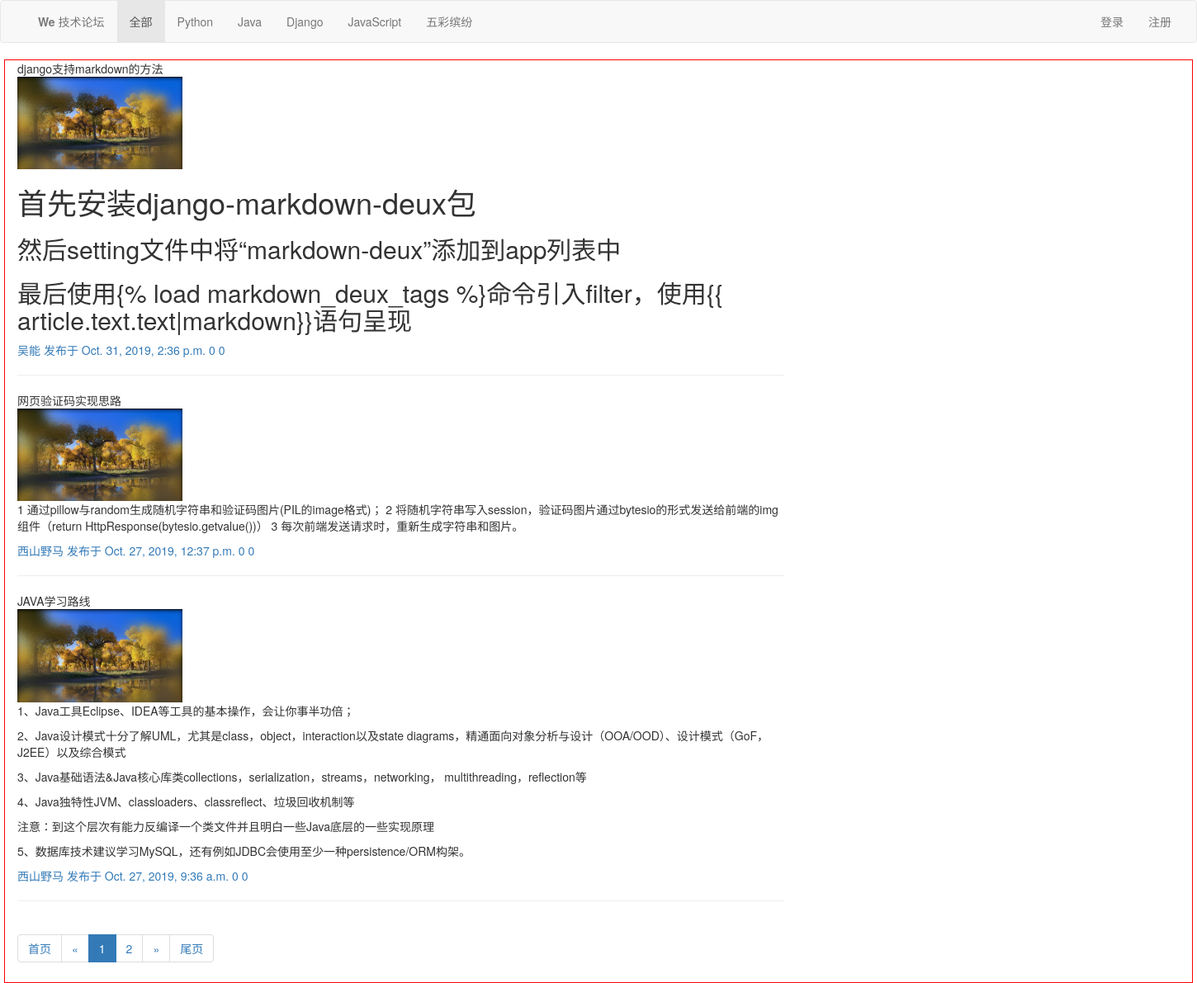
The app's page /index/ with its own data.
### repository/models.py (models this page shows, shortened)
class Article(models.Model):
	article_type = [(1,"Python"),(2,"Java"),(3,"Django"),(4,"JavaScript"),(5,"五彩缤纷")]
	title = models.CharField(max_length=255,verbose_name='文章标题')
	author = models.ForeignKey(to=User,on_delete=models.CASCADE,verbose_name="作者")
	summary = models.TextField(verbose_name='文字简介')
	ctime = models.DateTimeField(auto_now_add=True,verbose_name="创建时间")
	text = models.OneToOneField(to=ArticleDetial,on_delete=models.CASCADE,verbose_name="文章正文")
	type_id = models.IntegerField(verbose_name='文章类型',choices=article_type,)
	class Meta:
		verbose_name_plural = '文章列表'

class User(models.Model):
	uid = models.AutoField(primary_key=True,verbose_name="用户id")
	account = models.CharField(max_length=128,verbose_name='用户名',unique=True)
	username = models.CharField(max_length=25,verbose_name="用户昵称")
	pwd = models.CharField(max_length=32,verbose_name="密码")
	email = models.EmailField(max_length=255,verbose_name="邮箱")
	img = models.ImageField(upload_to='static/user_img')
	class Meta:
		verbose_name_plural = "用户信息"

class ArticleDetial(models.Model):
	text = models.TextField(verbose_name="文章正文")
	class Meta:
		verbose_name_plural = '文章正文'

### web/views.py (the view)
# urls.py: path('index/', views.index),
def index(request,*args,**kwargs):
	article_type = models.Article.article_type#获取数据库中文章类型
	if kwargs.get('type_id'):
		base_url = reverse('index',kwargs=kwargs)
	else:
		base_url = '/index/'
	article_obj = models.Article.objects.all().filter(**kwargs).order_by('-id')
	try:
		current_page = int(request.GET.get('page_num'))
	except:
		current_page = 1
	pag_obj = CustomPaginate(current_page,3,article_obj,3)
	if current_page in pag_obj.page_range:
		pass
	else:
		if current_page>pag_obj.num_pages:
			current_page = pag_obj.num_pages
		else:
			current_page = 1
	article_list = pag_obj.page(current_page)
	if 'is_login' in request.session and request.session['is_login']==True:
		account = request.session['account']
	return render(request,'index.html',locals())

### web/views.py (called while the page is built, shortened)
	def per_page_range(self):
		if self.num_pages < self.per_page_num:
			return range(1,self.num_pages+1)

### templates/index.html (shortened to what this page needs)
<!DOCTYPE html>
<html lang="en">
<head>
    <link rel="stylesheet" href="/static/plugins/bootstrap-3.3.7-dist/css/bootstrap.css">
</head>
<body>
{% load markdown_deux_tags %}
{% include 'header.html' %}
<div class="container center-block" style="border: 1px solid red;width: 1440px">
    <div class="row">
        <div class="col-sm-8">
            {% for article in article_list %}
                <div class="article_box">
                    <div class="article_title">{{article.title}}</div>
                    <div class="article_title"><img src="/{{article.author.img}}" alt="" style="max-width: 200px"><span class="article_detail">{{ article.text.text|markdown}}</span></div>
                    <a class="article_author" href="{% url "blog" blog=article.author.account %}">{{ article.author.username }}</a>
                    <a class="article_ctime">发布于 {{ article.ctime }}</a>
                    <a class="article_ctime">{{ article.comment_set.count }}</a>
                    <a class="article_ctime">{{ article.perference_set.count }}</a>
                    <hr>
                </div>
            {% endfor %}
            <nav aria-label="Page navigation">
                <ul class="pagination">
                    <li><a href="{{ base_url }}?page_num=1">首页</a></li>
                    <li>
                        {% if article_list.has_previous %}
                            <a href="{{ base_url }}?page_num={{ article_list.previous_page_number }}" aria-label="Previous"><span aria-hidden="true">&laquo;</span></a>
                        {% else %}
                            <a href="#" aria-label="Previous"><span aria-hidden="true">&laquo;</span></a>
                        {% endif %}
                    </li>
                    {% for i in pag_obj.per_page_range %}
                        {% if current_page == i %}
                            <li class="active"><a href="{{ base_url }}?page_num={{ i }}" >{{ i }}</a></li>
                        {% else %}
                            <li><a href="{{ base_url }}?page_num={{ i }}">{{ i }}</a></li>
                        {% endif %}
                    {% endfor %}
                    <li>
                        {% if article_list.has_next %}
                            <a href="{{ base_url }}?page_num={{ article_list.next_page_number }}" aria-label="Next"><span aria-hidden="true">&raquo;</span></a>
                        {% else %}
                            <a href="#" aria-label="Next"><span aria-hidden="true">&raquo;</span></a>
                        {% endif %}
                    </li>
                    <li><a href="{{ base_url }}?page_num={{ pag_obj.num_pages }}">尾页</a></li>
                </ul>
            </nav>
        </div>
    </div>
</div>
</body>
</html>

### templates/header.html (shortened to what this page needs)
    <link rel="stylesheet" href="/static/plugins/bootstrap-3.3.7-dist/css/bootstrap.css">
<nav class="navbar navbar-default">
  <div class="container-fluid">
    <div class="collapse navbar-collapse " id="bs-example-navbar-collapse-1">
        <ul class="nav navbar-nav">
            <li><a href="#"><strong>We</strong> 技术论坛</a></li>
            {% if kwargs.type_id %}
                <li><a href="/index/">全部</a></li>
                {% for type in article_type %}
                    {% if type.0 == kwargs.type_id %}
                        <li class="active"><a href="{% url 'index' type_id=type.0 %}">{{ type.1 }}<span class="sr-only">(current)</span></a>
                        </li>
                    {% else %}
                        <li><a href="{% url 'index' type_id=type.0 %}">{{ type.1 }}</a></li>
                    {% endif %}
                {% endfor %}
            {% else %}
                <li class="active"><a href="/index/">全部</a></li>
                {% for type in article_type %}
                    <li><a href="{% url 'index' type_id=type.0 %}">{{ type.1 }}</a></li>
                {% endfor %}
            {% endif %}
        </ul>
        <ul class="nav navbar-nav navbar-right">
            {% if account %}
                <li><a href="/{{ account }}.html">{{ account }}</a></li>
                <li><a href="/logout">注销</a></li>
            {% else %}
                <li><a href="/login.html">登录</a></li>
                <li><a href="/register.html">注册</a></li>
            {% endif %}
      </ul>
    </div>
  </div>
</nav>

### records on screen
Article: title "django支持markdown的方法", author.img (picture), text.text "首先安装django-markdown-deux包 然后setting文件中将“markdown-deux”添加到app列表中 最后使用{% load markdown_deux_tags %}命令引入filter，使用{{ article.text.text|markdown}}语句呈现", author.username "吴能", ctime "Oct. 31, 2019, 2:36 p.m.", comment_set.count "0", perference_set.count "0"
Article: title "网页验证码实现思路", author.img (picture), text.text "1 通过pillow与random生成随机字符串和验证码图片(PIL的image格式)； 2 将随机字符串写入session，验证码图片通过bytesio的形式发送给前端的img组件（return HttpResponse(bytesio.getvalue())） 3 每次前端发送请求时，重新生成字符串和图片。", author.username "西山野马", ctime "Oct. 27, 2019, 12:37 p.m.", comment_set.count "0", perference_set.count "0"
Article: title "JAVA学习路线", author.img (picture), text.text "1、Java工具Eclipse、IDEA等工具的基本操作，会让你事半功倍； 2、Java设计模式十分了解UML，尤其是class，object，interaction以及state diagrams，精通面向对象分析与设计（OOA/OOD）、设计模式（GoF，J2EE）以及综合模式 3、Java基础语法&Java核心库类collections，serialization，streams，networking， multithreading，reflection等 4、Java独特性JVM、classloaders、classreflect、垃圾回收机制等 注意：到这个层次有能力反编译一个类文件并且明白一些Java底层的一些实现原理 5、数据库技术建议学习MySQL，还有例如JDBC会使用至少一种persistence/ORM构架。", author.username "西山野马", ctime "Oct. 27, 2019, 9:36 a.m.", comment_set.count "0", perference_set.count "0"

### other values on screen
{{ type.1 }} "Python" "Java" "Django" "JavaScript" "五彩缤纷"
{{ i }} "1"
{{ i }} "2"
